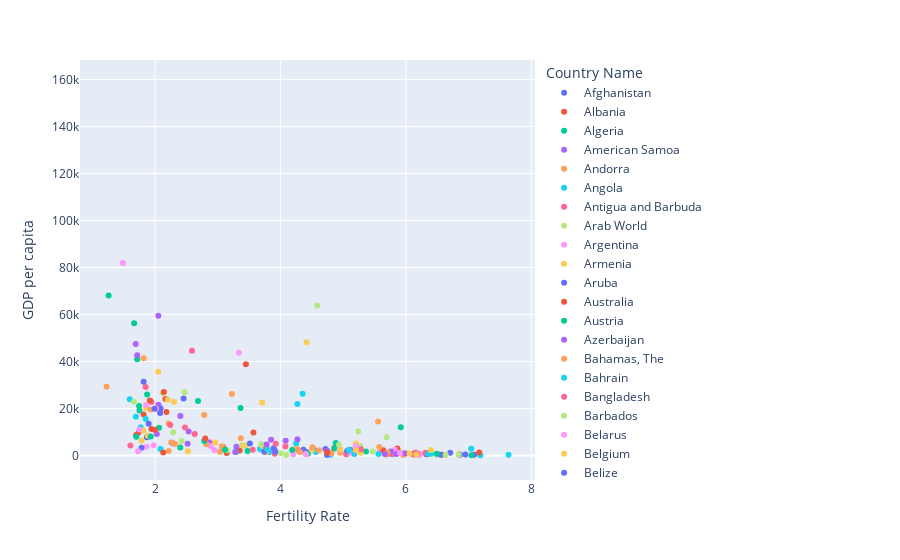

Notebook source saved alongside this figure:
### Code cell
fig = px.scatter(grouped_df,x='Fertility Rate', y='GDP per capita', color=grouped_df.index)
fig.show()
